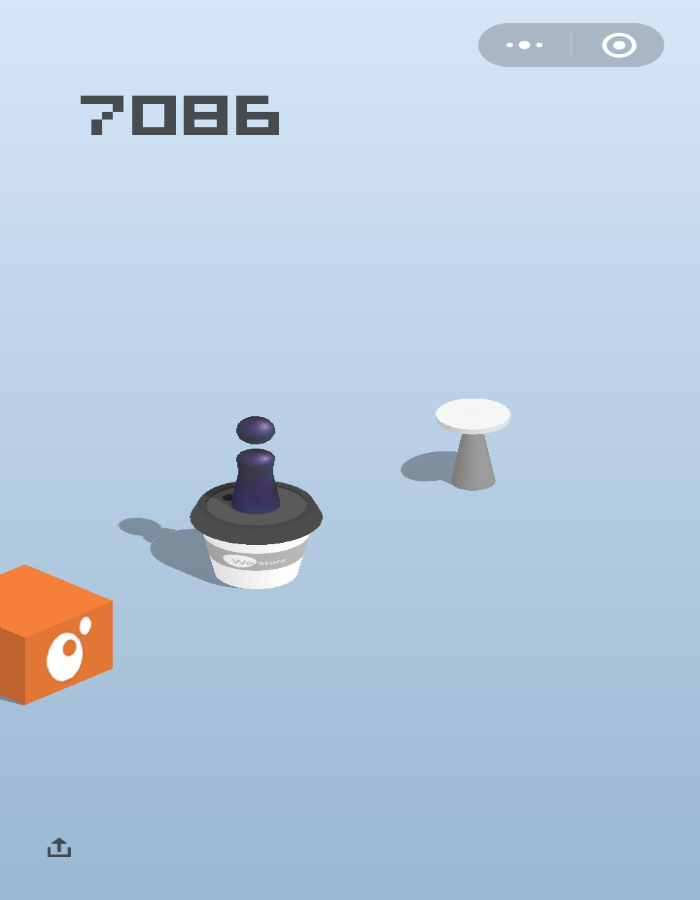
#> input picture error.png, 700 x 900 px, given in place of 41.png, which was not available
$ python jump.py   (older library calls are emulated)
#> lines starting #> are read from the running program, lines starting #| are printed output that depends on the picture; after the words box and inside, x2 and y2 are one past the last pixel; in counts of white or black regions, pixels touching at a corner belong together; pictures that were not available may be replaced by others from this repository, and a replacement may not be noted
#> further down, img is the input picture: shape (900, 700, 3); mean B, G, R 221.2, 201.4, 181.7
import cv2 as cv
import numpy as np


class Jumper():

    def __init__(self,img):

        self.img = img
        self.roi = self.img[250:550,0:600]
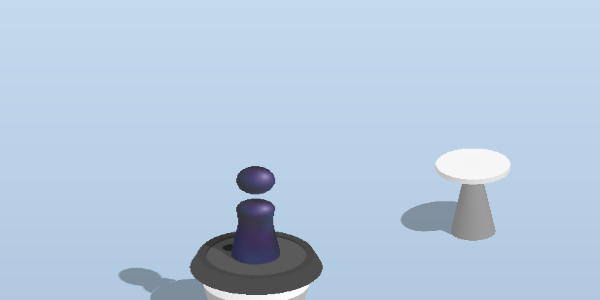
#> self.roi: shape (300, 600, 3); mean B, G, R 221.9, 201.5, 181.2
        self.imgHsv = None
        self.che_pos = (50,50,50,50)
        self.box_pos = None


        self.che_mask = None

        self.color_lower = np.int32([107,154,46])
        self.color_upper = np.int32([123,247,121])

    def cal_che_pos(self):

        self.imgHsv = cv.cvtColor(self.roi,cv.COLOR_BGR2HSV)
#> self.imgHsv: shape (300, 600, 3); mean H, S, V 99.4, 46.3, 221.9
        self.che_mask = cv.inRange(self.imgHsv,self.color_lower,self.color_upper)
#> self.che_mask: shape (300, 600); every value is 0

        canny_che_img = cv.Canny(self.che_mask,60,150)


        # morphological processing

        kernel = cv.getStructuringElement(cv.MORPH_RECT,(8,8))
        self.che_mask = cv.morphologyEx(self.che_mask,cv.MORPH_OPEN,kernel)  # noise eliminate
        self.che_mask = cv.morphologyEx(self.che_mask,cv.MORPH_CLOSE,kernel) # connect the head and body

        cv.imshow('che_mask',self.che_mask)

        img,contours,hier = cv.findContours(self.che_mask,cv.RETR_EXTERNAL,cv.CHAIN_APPROX_SIMPLE)
#> contours = []

        for c in contours:

            (x,y,w,h) = cv.boundingRect(c)
            self.che_pos = (x,y,w,h)
#> this loop made 0 passes


    def cal_box_pos(self):

        canny_img = cv.Canny(self.roi,60,150)
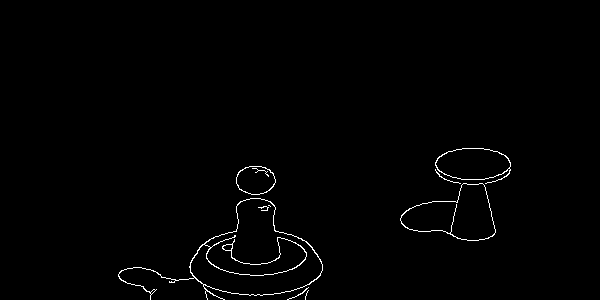
#> canny_img: shape (300, 600); 0.95% white in thin lines or dots, all inside (x1, y1, x2, y2) = (118, 148, 511, 300)

        chang,kuan= np.shape(canny_img)
#> chang = 300; kuan = 600

        cx,cy,cw,ch = self.che_pos

        #
        for x1 in np.arange(cx,cx+50):
            for y1 in np.arange(cy-10,cy+70):
                canny_img[y1][x1] = 0

        # mask top point of the box
        for i in np.arange(0,600):
            for d in np.arange(0,300):
                if canny_img[row][clo] != 0:
                    top_point = (i,d)
                    break


        img,contours,hier = cv.findContours(canny_img,cv.RETR_EXTERNAL,cv.CHAIN_APPROX_SIMPLE)

        for c in contours:

            x,y,w,h = cv.boundingRect(c)

            if abs(x-cx)>50 :

                self.box_pos = (x,y,w,h)


    def display(self):

        canvas = np.copy(self.roi)

        # draw the chess body
        x,y,w,h = self.che_pos
        cv.rectangle(canvas,(x,y),(x+w,y+h),(255,0,0),5)
        cv.circle(canvas,(int(x+w/2),y+h),5,(0,0,255),-1)

        # draw the box body
        #cv.circle(canvas,(int(bx+bw/2),int(by+bh/2)),5,(0,0,255),-1)


        #cv.imshow('che_mask',self.che_mask)
        cv.imshow('canvas',canvas)


if __name__ == "__main__":

    a = np.arange(41,68)
    for i in a:

        img = cv.imread(str(i)+'.png',-1)
        jumper = Jumper(img)
        jumper.cal_che_pos()
#> (the run stopped early here; a loop or call above may not have finished)

$ run again, on error10.png
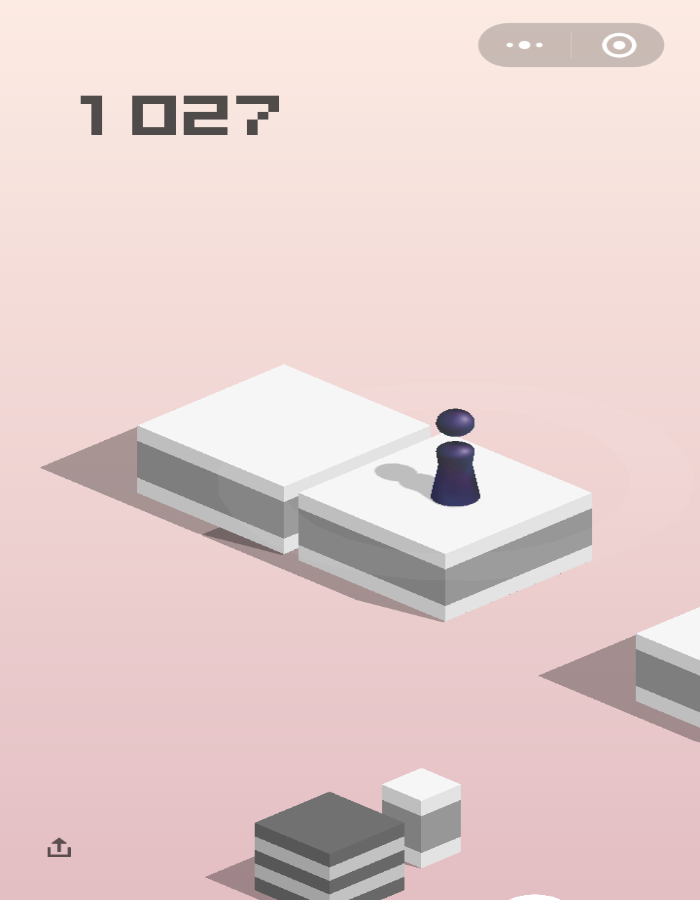
#> input picture error10.png, 700 x 900 px, given in place of 41.png, which was not available
#> img is the input picture: shape (900, 700, 3); mean B, G, R 205.6, 207, 229.1
#> in __init__, `self.roi = self.img[250:550,0:600]`:
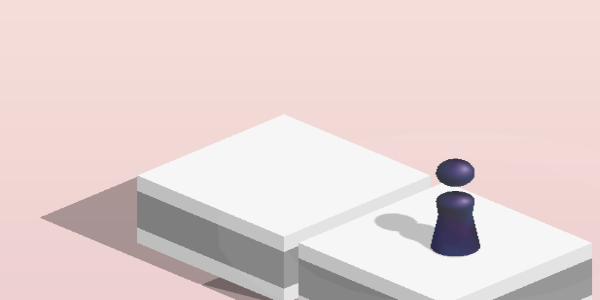
#> self.roi: shape (300, 600, 3); mean B, G, R 210.3, 211.5, 228.4
#> self.imgHsv: shape (300, 600, 3); mean H, S, V 4.3, 21.6, 228.9
#> self.che_mask: shape (300, 600); every value is 0
#> contours = []
#> in cal_box_pos, `canny_img = cv.Canny(self.roi,60,150)`:
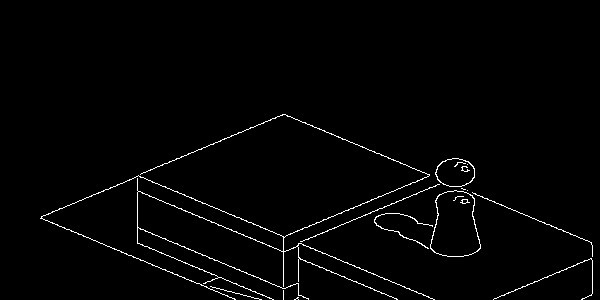
#> canny_img: shape (300, 600); 1.7% white in thin lines or dots, all inside (x1, y1, x2, y2) = (40, 114, 593, 300)

$ run again, on error2.png
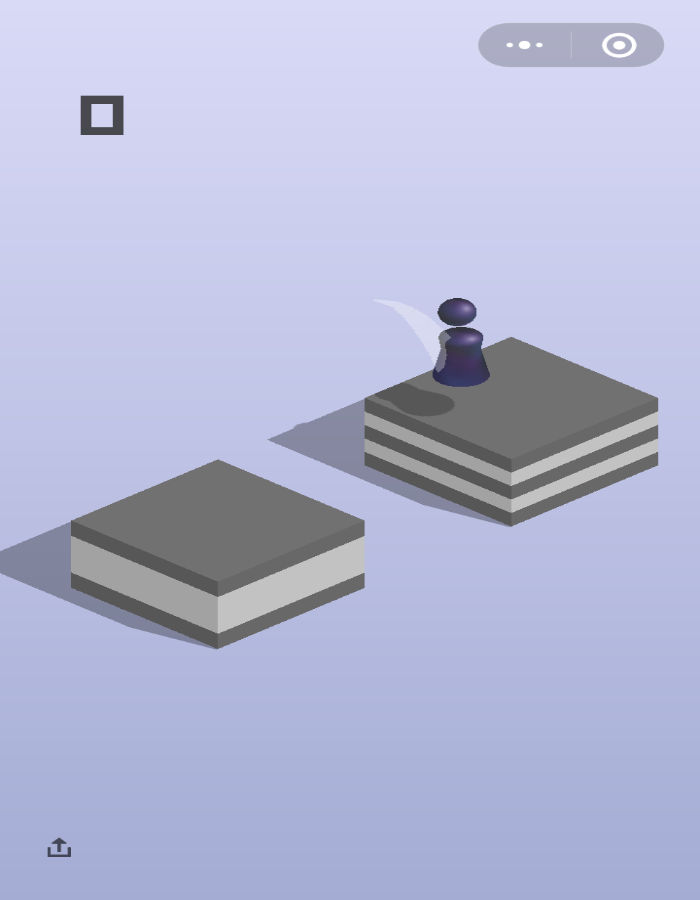
#> input picture error2.png, 700 x 900 px, given in place of 41.png, which was not available
#> img is the input picture: shape (900, 700, 3); mean B, G, R 214, 184.4, 180.6
#> in __init__, `self.roi = self.img[250:550,0:600]`:
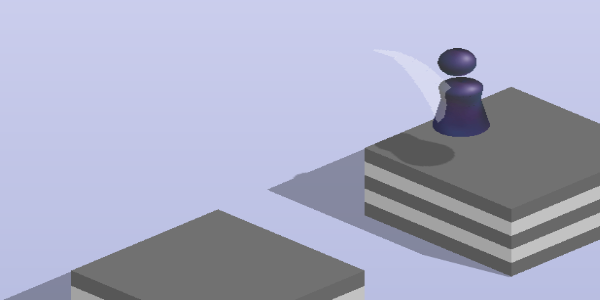
#> self.roi: shape (300, 600, 3); mean B, G, R 195.4, 171.8, 169.2
#> self.imgHsv: shape (300, 600, 3); mean H, S, V 85.7, 30.5, 195.4
#> self.che_mask: shape (300, 600); every value is 0
#> contours = []
#> in cal_box_pos, `canny_img = cv.Canny(self.roi,60,150)`:
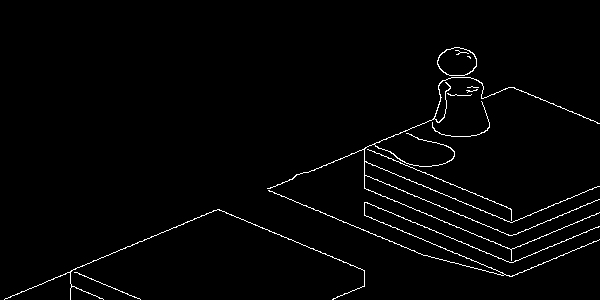
#> canny_img: shape (300, 600); 1.9% white in thin lines or dots, all inside (x1, y1, x2, y2) = (4, 47, 600, 300)
